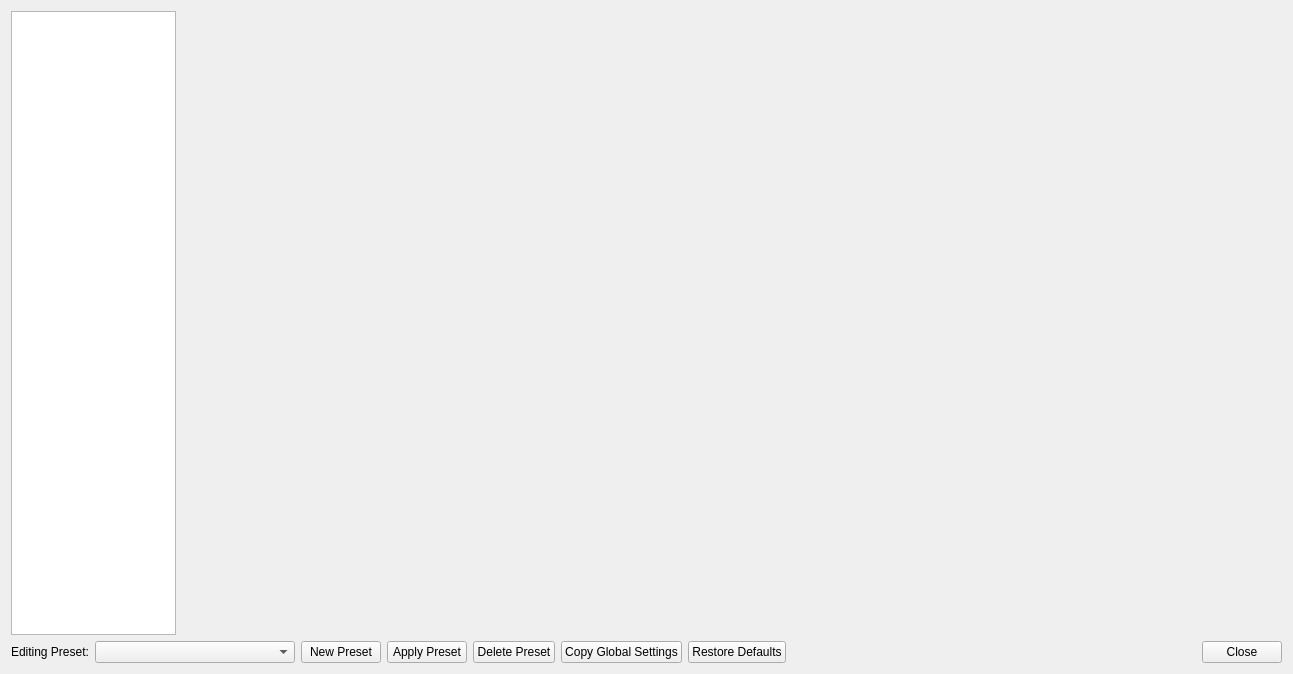
<?xml version="1.0" encoding="UTF-8"?>
<ui version="4.0">
 <class>ControllerSettingsWindow</class>
 <widget class="QWidget" name="ControllerSettingsWindow">
  <property name="geometry">
   <rect>
    <x>0</x>
    <y>0</y>
    <width>1280</width>
    <height>674</height>
   </rect>
  </property>
  <property name="sizePolicy">
   <sizepolicy hsizetype="Expanding" vsizetype="Expanding">
    <horstretch>0</horstretch>
    <verstretch>0</verstretch>
   </sizepolicy>
  </property>
  <property name="windowTitle">
   <string>DuckStation Controller Settings</string>
  </property>
  <property name="windowIcon">
   <iconset resource="resources/duckstation-qt.qrc">
    <normaloff>:/icons/duck.png</normaloff>:/icons/duck.png</iconset>
  </property>
  <property name="class" stdset="0">
   <string>settings-window</string>
  </property>
  <layout class="QGridLayout" name="gridLayout">
   <item row="0" column="0">
    <widget class="QListWidget" name="settingsCategory">
     <property name="sizePolicy">
      <sizepolicy hsizetype="Minimum" vsizetype="Minimum">
       <horstretch>0</horstretch>
       <verstretch>0</verstretch>
      </sizepolicy>
     </property>
     <property name="minimumSize">
      <size>
       <width>165</width>
       <height>0</height>
      </size>
     </property>
     <property name="maximumSize">
      <size>
       <width>200</width>
       <height>16777215</height>
      </size>
     </property>
     <property name="iconSize">
      <size>
       <width>32</width>
       <height>32</height>
      </size>
     </property>
     <property name="wordWrap">
      <bool>true</bool>
     </property>
    </widget>
   </item>
   <item row="0" column="1">
    <widget class="QStackedWidget" name="settingsContainer">
     <property name="minimumSize">
      <size>
       <width>1100</width>
       <height>620</height>
      </size>
     </property>
    </widget>
   </item>
   <item row="1" column="0" colspan="2">
    <layout class="QHBoxLayout" name="controllerProfileLayout">
     <item>
      <layout class="QHBoxLayout" name="editProfileLayout">
       <item>
        <widget class="QLabel" name="editProfileLabel">
         <property name="text">
          <string>Editing Preset:</string>
         </property>
        </widget>
       </item>
       <item>
        <widget class="QComboBox" name="currentProfile">
         <property name="minimumSize">
          <size>
           <width>200</width>
           <height>0</height>
          </size>
         </property>
        </widget>
       </item>
       <item>
        <widget class="QPushButton" name="newProfile">
         <property name="text">
          <string>New Preset</string>
         </property>
         <property name="icon">
          <iconset theme="add-line"/>
         </property>
        </widget>
       </item>
       <item>
        <widget class="QPushButton" name="applyProfile">
         <property name="text">
          <string>Apply Preset</string>
         </property>
         <property name="icon">
          <iconset theme="folder-open-line"/>
         </property>
        </widget>
       </item>
       <item>
        <widget class="QPushButton" name="deleteProfile">
         <property name="text">
          <string>Delete Preset</string>
         </property>
         <property name="icon">
          <iconset theme="minus-line"/>
         </property>
        </widget>
       </item>
       <item>
        <widget class="QPushButton" name="copyGlobalSettings">
         <property name="text">
          <string>Copy Global Settings</string>
         </property>
         <property name="icon">
          <iconset theme="folder-open-line"/>
         </property>
        </widget>
       </item>
      </layout>
     </item>
     <item>
      <widget class="QDialogButtonBox" name="buttonBox">
       <property name="standardButtons">
        <set>QDialogButtonBox::StandardButton::Close|QDialogButtonBox::StandardButton::RestoreDefaults</set>
       </property>
      </widget>
     </item>
    </layout>
   </item>
  </layout>
 </widget>
 <resources>
  <include location="resources/duckstation-qt.qrc"/>
 </resources>
 <connections/>
</ui>
